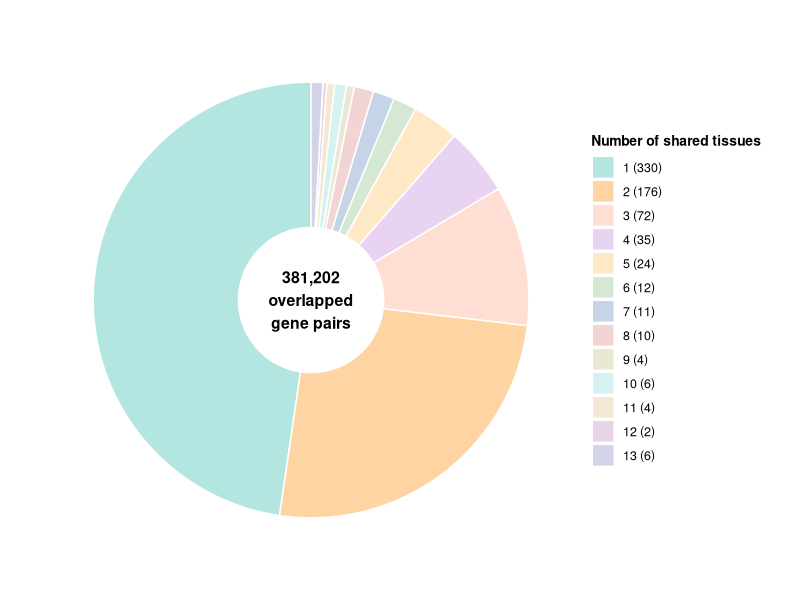

Write R code to recreate this figure.
library(ggplot2)
library(dplyr)

data <- data.frame(
  tissues = c(1, 2, 3, 4, 5, 6, 7, 8, 9, 10, 11, 12, 13),
  count = c(330, 176, 72, 35, 24, 12, 11, 10, 4, 6, 4, 2, 6)
)

data <- data %>% 
  arrange(tissues) %>%
  mutate(
    label = paste0(tissues, " (", count, ")"),
    tissues_factor = factor(tissues, levels = sort(unique(tissues)))
  )

colors <- c(
  "#B3E5E1",
  "#FFD4A3", 
  "#FFDFD4",
  "#E8D4F2",
  "#FFE8C6",
  "#D4E8D4",
  "#C6D4E8",
  "#F2D4D4",
  "#E8E8D4",
  "#D4F2F2",
  "#F2E8D4",
  "#E8D4E8",
  "#D4D4E8"
)

p <- ggplot(data, aes(x = "", y = count, fill = tissues_factor)) +
  geom_bar(stat = "identity", width = 1, color = "white", size = 0.5) +
  coord_polar(theta = "y", start = 0) +
  scale_fill_manual(
    values = colors,
    labels = data$label,
    name = "Number of shared tissues"
  ) +
  theme_void() +
  theme(
    legend.position = "right",
    legend.title = element_text(size = 10, face = "bold"),
    legend.text = element_text(size = 9),
    plot.margin = margin(20, 20, 20, 20)
  ) +
  annotate("text", x = 0, y = 0, 
           label = "381,202\noverlapped\ngene pairs",
           size = 4, fontface = "bold")

print(p)
